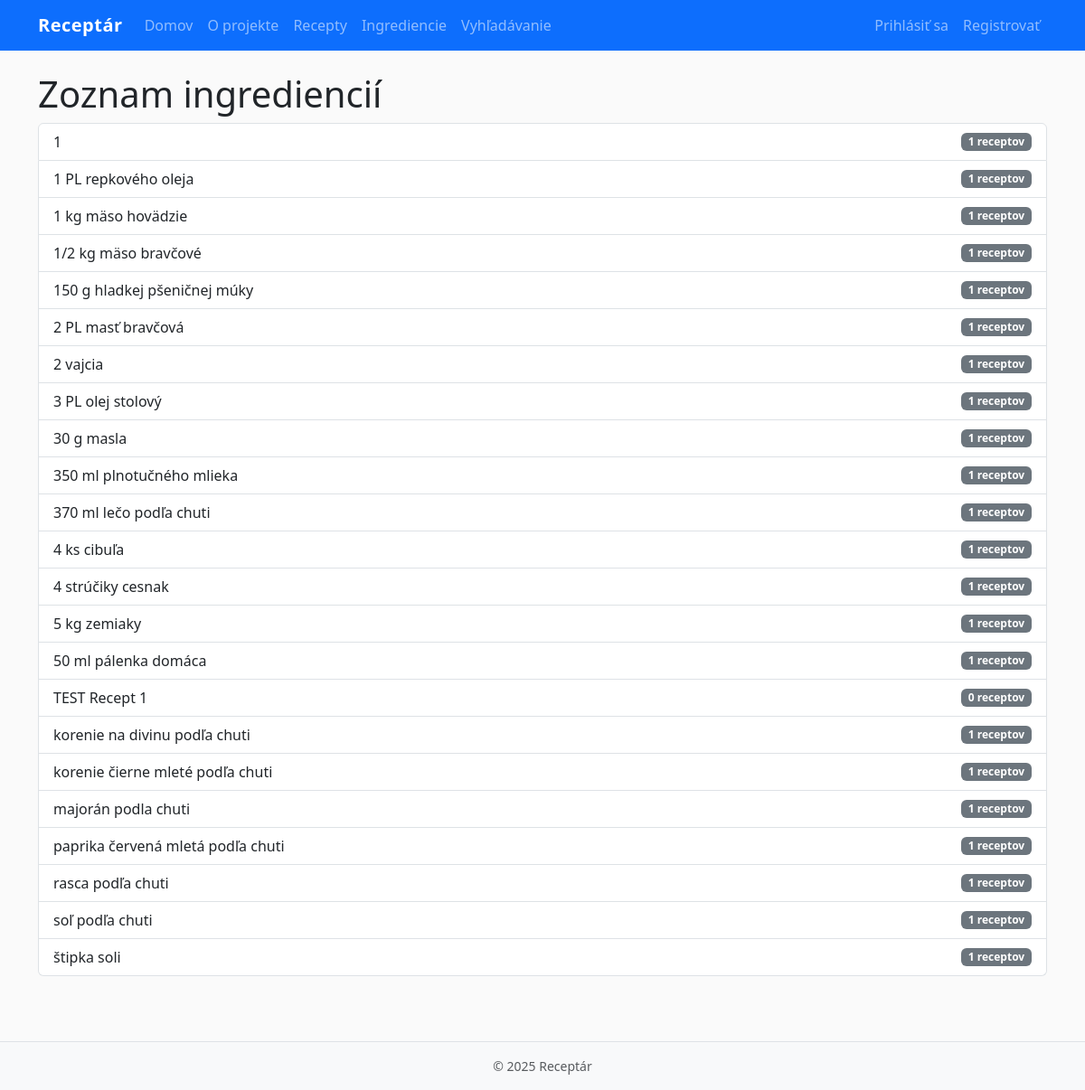
/recipes/ingredients/, run on an earlier commit of the app's database.
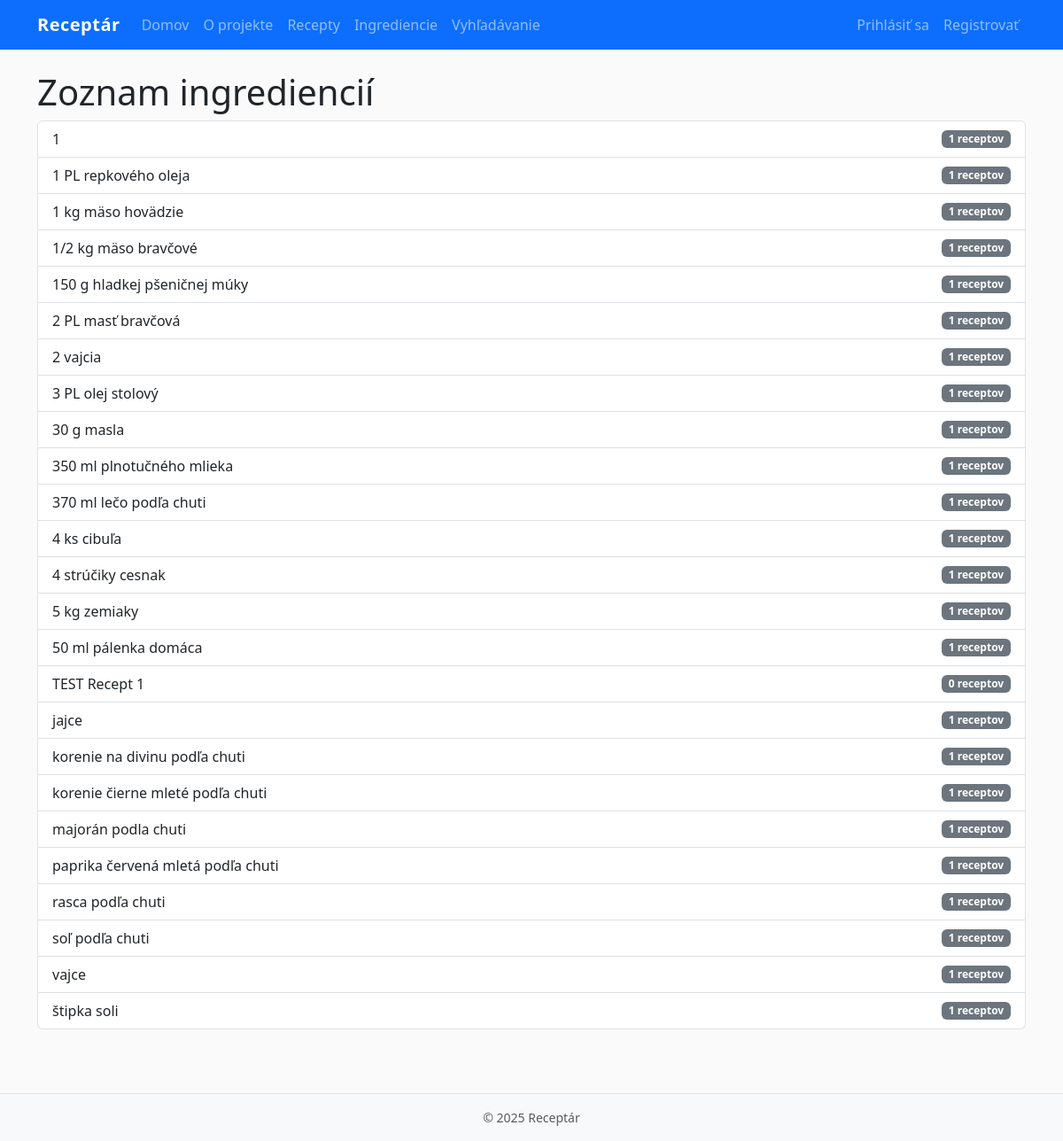
And on a later commit of the database.
### recipes/models.py (models this page shows, shortened)
class Ingredient(models.Model):
    name = models.CharField(max_length=120, unique=True)
    class Meta:
        ordering = ["name"]

### recipes/views.py (the view)
# urls.py: path("ingredients/", IngredientListView.as_view(), name="ingredients"),
class IngredientListView(ListView):
    model = Ingredient
    template_name = "recipes/ingredient_list.html"
    context_object_name = "ingredients"
    paginate_by = 30

### templates/recipes/ingredient_list.html (shortened to what this page needs)
{% extends "base.html" %}
{% block content %}
<h1>Zoznam ingrediencií</h1>
<ul class="list-group">
  {% for i in ingredients %}
    <li class="list-group-item d-flex justify-content-between align-items-center">
      {{ i.name }}
      <span class="badge text-bg-secondary">{{ i.recipes.count }} receptov</span>
    </li>
  {% empty %}
    <li class="list-group-item">Žiadne ingrediencie</li>
  {% endfor %}
</ul>
{% endblock %}

What changed in the data, as far as the page shows it:
added Ingredient: name "jajce", recipes.count "1"
added Ingredient: name "vajce", recipes.count "1"
